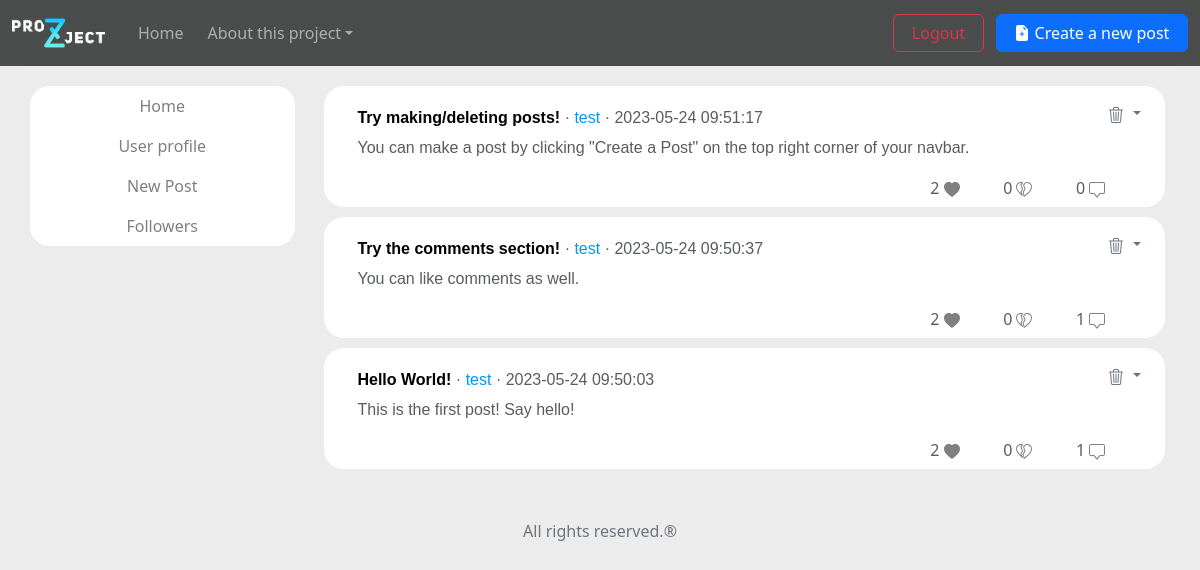
Screenshot of /home (signed in) with the database file from the repository.
### website/models.py (models this page shows, shortened)
class Post(db.Model):
    id = db.Column(db.Integer, primary_key = True)
    title = db.Column(db.String(1000))
    content = db.Column(db.String(1000))
    date_created = db.Column(db.DateTime(timezone = True), default = func.now())
    user_of_post = db.Column(db.Integer, db.ForeignKey('user.id'), nullable = False)
    comments = db.relationship('Comment', backref = 'post', passive_deletes = True)
    likes = db.relationship('Like', backref = 'post', passive_deletes = True, lazy = 'select')
    dislikes = db.relationship('Dislike', backref = 'post', passive_deletes = True, lazy = 'select')

class User(UserMixin, db.Model):
    id = db.Column(db.Integer, primary_key = True)
    username = db.Column(db.String(100), unique = True)
    password = db.Column(db.String(100))
    posts = db.relationship('Post', backref = 'user', passive_deletes = True)
    comments = db.relationship('Comment', backref = 'user', passive_deletes = True)
    likes = db.relationship('Like', backref = 'user', passive_deletes = True)
    dislikes = db.relationship('Dislike', backref = 'user', passive_deletes = True)
    followed = db.relationship(
        'User', secondary = 'followers',
        primaryjoin = (followers.c.follower_id == id),
        secondaryjoin = (followers.c.followed_id == id),
        backref = db.backref('followers', lazy = 'dynamic'), lazy = 'dynamic')

### website/views.py (the view)
@views.route('/home')
def home():
    posts = Post.query.order_by(Post.date_created.desc()).all()
    return render_template('home.html', user = current_user, posts = posts)

### website/templates/home.html
{% extends 'posts_template.html' %}

### website/templates/posts_template.html (shortened to what this page needs)
{% extends 'base.html' %}
{% block content %}
<div class="wrapper">
    <article>
        {% for post in posts %}
        <div class="text-body-secondary container-flex">
            <div class="post-bg">
                <div class="row colstyle">
                    <div class="col-10 colstyle">
                        <div>
                        <p class="title">
                            <span style="color: black;"><b>{{ post.title }}</b> </span>
                             · <a href="/{{ post.user.username }}" style="text-decoration: none; color: rgb(0, 149, 255)">{{post.user.username}}</a> · {{post.date_created}}</span></p>
                        </div>
                    </div>
                    <div class="col-2 colstyle" style="text-align: right;">
                        {% if user.id == post.user.id or user.id == 1: %}
                        <div class="btn-group">
                            <button type="button" class=" btn btn-outline-secondary delete-button dropdown-toggle" data-bs-toggle="dropdown">
                            </button>
                        </div>
                        {% endif %}
                    </div>
                </div>
                <p class="title">{{ post.content }}</p>
                <div style="text-align: right">
                    {{ post.likes | length }}
                    <a href="/like-post/{{ post.id }}"  class="icons">
                        {% if not user.id in post.likes|map(attribute = "user_of_like")|list %}
                            <svg xmlns="http://www.w3.org/2000/svg" width="16" height="16" fill="currentColor" class="bi bi-heart" viewBox="0 0 16 16">
                                <path d="m8 2.748-.717-.737C5.6.281 2.514.878 1.4 3.053c-.523 1.023-.641 2.5.314 4.385.92 1.815 2.834 3.989 6.286 6.357 3.452-2.368 5.365-4.542 6.286-6.357.955-1.886.838-3.362.314-4.385C13.486.878 10.4.28 8.717 2.01L8 2.748zM8 15C-7.333 4.868 3.279-3.04 7.824 1.143c.06.055.119.112.176.171a3.12 3.12 0 0 1 .176-.17C12.72-3.042 23.333 4.867 8 15z"/>
                            </svg>
                        {% else %}
                            <svg xmlns="http://www.w3.org/2000/svg" width="16" height="16" fill="currentColor" class="bi bi-heart-fill" viewBox="0 0 16 16">
                                <path fill-rule="evenodd" d="M8 1.314C12.438-3.248 23.534 4.735 8 15-7.534 4.736 3.562-3.248 8 1.314z"/>
                            </svg>
                        {% endif %}
                    </a>
                    {{ post.dislikes | length }}
                    <a href="/dislike-post/{{ post.id }}" class="icons">
                    </a>
                    {{ post.comments | length}}
                    <a href="/comments/{{ post.id }}" class="icons">
                    </a>
                </div>
            </div>
        </div>
    {% endfor%}
    </article>
    <aside>
        <div class="post-sidebar" style="align-items: center; justify-content: center;">
            <a href="/home"><button class="no-bg-btn"> Home </button>
            <a href="/{{ user.username }}"><button class="no-bg-btn"> User profile </button>
            <a href="/create-post"><button class="no-bg-btn"> New Post </button></a>
            <a href="#"><button class="no-bg-btn"> Followers </button></a>
        </div>
    </aside>
    <footer><p class="text-secondary" style="text-align: center;">All rights reserved.®</p></footer>
  </div>
{% endblock%}

### website/templates/posts_template.html (style rules this page uses)
body { background-color: #edecec; }
.post-bg { margin-inline: auto; background-color: white; padding-top: 20px; padding-bottom: 7px; padding-right: 20px; padding-left:4%; border-radius: 20px; margin-bottom: 10px; width: 100%; }
.title { font-family:'Trebuchet MS', 'Lucida Sans Unicode', 'Lucida Grande', 'Lucida Sans', Arial, sans-serif; font-size: medium; }
.delete-button { padding: 0px; padding-bottom: 4px; padding-inline: 4px; border: none; bottom: 5px; border-radius: 10px; margin-right: 0px; }
.icons { margin-right: 5%; color: grey; text-decoration: none; align-self: right; }
.colstyle { align-items: left; margin-bottom: -5px; }
article { grid-area: content; padding-left: 1%; padding-right: 4%; }
aside { grid-area: sidebar; padding-left: 10%; overflow-y: auto; }
footer { padding: 20px; grid-area: footer; background-color: none; }
.wrapper { display: grid; grid-gap: 20px; grid-template-columns: 1fr 3fr; grid-template-areas: "header header" "sidebar content" "footer footer"; }
.no-bg-btn { border: none; background-color: white; color: rgb(127, 127, 127); width: 100%; border-radius: 20px; height:40px; transition: 0.0s ease-in-out; text-align: center; }
.post-sidebar { background-color: white; border-radius: 20px; margin-bottom: 10px; width: 100%; }

### rows the page displays
Post: title "Try making/deleting posts!", user.username "test", date_created "2023-05-24 09:51:17", content "You can make a post by clicking \"Create a Post\" on the top right corner of your navbar.", likes|length "2", dislikes|length "0", comments|length "0"
Post: title "Try the comments section!", user.username "test", date_created "2023-05-24 09:50:37", content "You can like comments as well.", likes|length "2", dislikes|length "0", comments|length "1"
Post: title "Hello World!", user.username "test", date_created "2023-05-24 09:50:03", content "This is the first post! Say hello!", likes|length "2", dislikes|length "0", comments|length "1"
